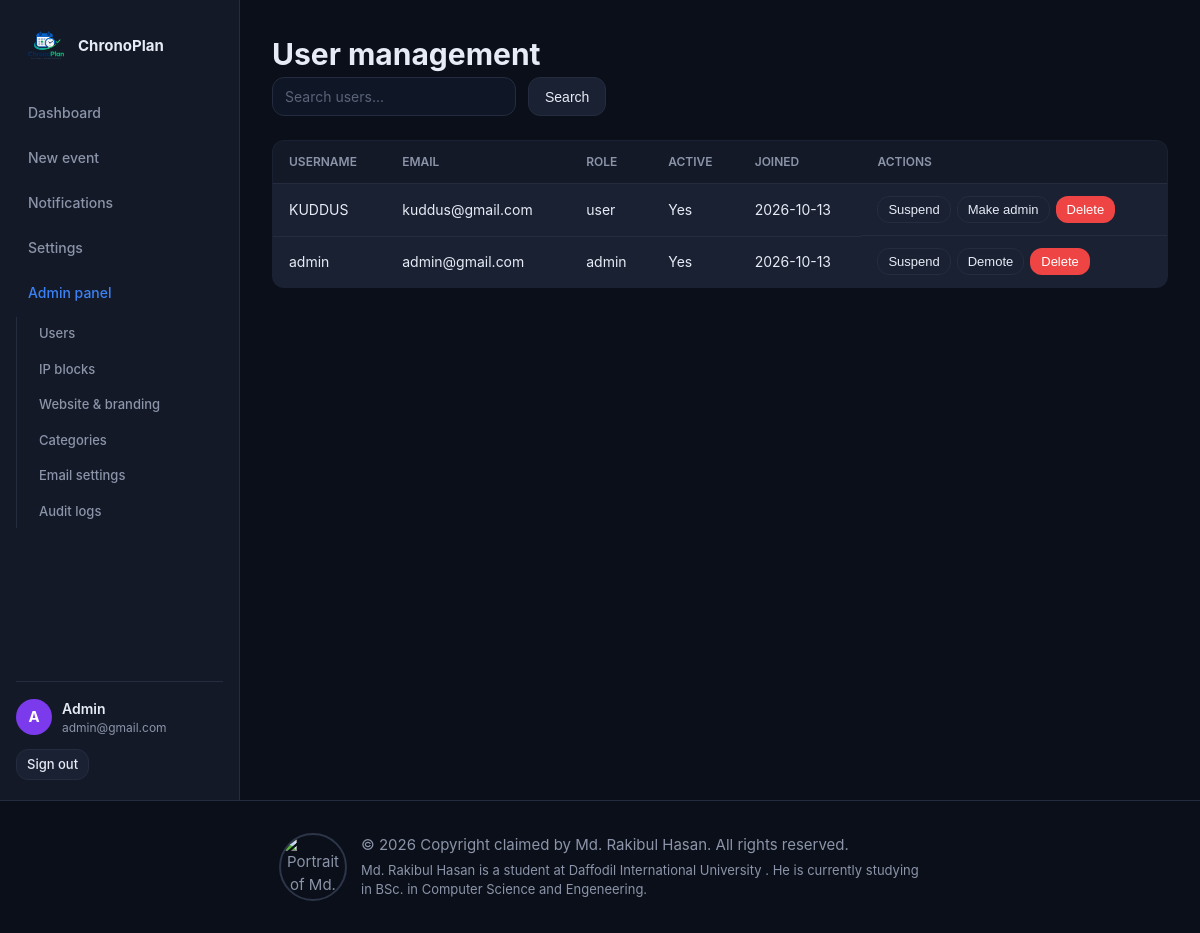
Page /admin/users (signed in) on the committed database.
### app.py (models this page shows, shortened)
class SiteSetting(db.Model):
    __tablename__ = 'site_settings'
    id = db.Column(db.Integer, primary_key=True)
    site_name = db.Column(db.String(120), default='ChronoPlan', nullable=False)
    site_tagline = db.Column(db.String(255), default='Plan ahead. Live in the moment.',
                             nullable=False)
    site_description = db.Column(db.Text,
        default='A personal countdown and goal management platform.', nullable=False)
    footer_text = db.Column(db.Text, default='', nullable=False)
    copyright_owner = db.Column(db.String(120), default='Md. Rakibul Hasan', nullable=False)
    logo_url = db.Column(db.String(255), default='', nullable=False)
    favicon_url = db.Column(db.String(255), default='', nullable=False)
    accent_color = db.Column(db.String(20), default='#7c3aed', nullable=False)
    default_theme = db.Column(db.String(10), default='dark', nullable=False)
    hero_title = db.Column(db.String(200), default='Count down to what matters.',
                           nullable=False)
    hero_subtitle = db.Column(db.Text,
        default="Track exams, deadlines, goals, and life's most important moments.",
        nullable=False)
    registration_enabled = db.Column(db.Boolean, default=True, nullable=False)
    maintenance_mode = db.Column(db.Boolean, default=False, nullable=False)
    default_timezone = db.Column(db.String(50), default='UTC', nullable=False)
    max_upload_mb = db.Column(db.Integer, default=16, nullable=False)
    contact_email = db.Column(db.String(120), default='', nullable=False)
    social_twitter = db.Column(db.String(255), default='', nullable=False)
    social_github = db.Column(db.String(255), default='', nullable=False)
    social_linkedin = db.Column(db.String(255), default='', nullable=False)
    updated_at = db.Column(db.DateTime, default=utcnow, onupdate=utcnow)
    @classmethod
    def get(cls):
        s = cls.query.first()
        if not s:
            s = cls()
            db.session.add(s)
            db.session.commit()
        return s

class User(UserMixin, db.Model):
    __tablename__ = 'users'
    id = db.Column(db.Integer, primary_key=True)
    name = db.Column(db.String(120), nullable=False)
    username = db.Column(db.String(80), unique=True, nullable=False, index=True)
    email = db.Column(db.String(255), unique=True, nullable=False, index=True)
    password_hash = db.Column(db.String(255), nullable=False)
    role = db.Column(db.String(20), default=Role.USER, nullable=False)
    is_active_user = db.Column(db.Boolean, default=True, nullable=False)
    profile_picture = db.Column(db.String(255), nullable=True)
    email_verified = db.Column(db.Boolean, default=False)
    created_at = db.Column(db.DateTime, default=utcnow, nullable=False)
    last_seen = db.Column(db.DateTime, default=utcnow, onupdate=utcnow)
    preferences = db.relationship('UserPreference', uselist=False,
                                  back_populates='user', cascade='all, delete-orphan')
    events = db.relationship('CountdownEvent', back_populates='user',
                             cascade='all, delete-orphan', lazy='dynamic')
    notifications = db.relationship('Notification', back_populates='user',
                                    cascade='all, delete-orphan', lazy='dynamic')
    @property
    def is_active(self):
        return self.is_active_user
    @property
    def is_admin(self):
        return self.role == Role.ADMIN

### app.py (the view)
@app.route('/admin/users')
@login_required
@admin_required
def admin_users():
    page = request.args.get('page', 1, type=int)
    search = request.args.get('q', '', type=str).strip()
    q = User.query
    if search:
        q = q.filter(User.username.ilike(f'%{search}%') |
                     User.email.ilike(f'%{search}%'))
    pagination = q.order_by(User.created_at.desc()) \
        .paginate(page=page, per_page=20, error_out=False)
    return render_template('admin/users.html',
        users=pagination.items, pagination=pagination, search=search)

### app.py (called while the page is built)
def admin_required(f):
    @wraps(f)
    def decorated(*args, **kwargs):
        if not current_user.is_authenticated:
            abort(401)
        if not current_user.is_admin:
            abort(403)
        return f(*args, **kwargs)
    return decorated

def get_settings():
    return SiteSetting.get()

@login_manager.user_loader
def load_user(user_id):
    return User.query.get(int(user_id))

@app.context_processor
def inject_unread_notifications():
    unread = 0
    if current_user.is_authenticated:
        unread = Notification.query.filter_by(
            user_id=current_user.id, is_read=False
        ).count()
    return {'unread_notifications': unread}

@app.before_request
def reject_blocked_ip():
    remote_addr = request.remote_addr
    if not remote_addr:
        return
    try:
        address = ipaddress.ip_address(remote_addr).compressed
    except ValueError:
        return
    if BlockedIP.query.filter_by(address=address).first():
        abort(403)

@app.after_request
def add_security_headers(resp):
    resp.headers.setdefault('X-Content-Type-Options', 'nosniff')
    resp.headers.setdefault('X-Frame-Options', 'SAMEORIGIN')
    resp.headers.setdefault('X-XSS-Protection', '1; mode=block')
    resp.headers.setdefault('Referrer-Policy',
                           'strict-origin-when-cross-origin')
    return resp

@app.before_request
def check_maintenance():
    try:
        s = get_settings()
        if s.maintenance_mode:
            public = ['static', 'serve_upload', 'login']
            if request.endpoint and request.endpoint not in public:
                if not (current_user.is_authenticated and current_user.is_admin):
                    return render_template('errors/maintenance.html'), 503
    except Exception:
        pass

@app.before_request
def admin_gate():
    if request.endpoint and request.endpoint.startswith('admin_'):
        if not current_user.is_authenticated:
            return redirect(url_for('login', next=request.url))
        if not current_user.is_admin:
            abort(403)

### templates/admin/users.html (shortened to what this page needs)
{% extends 'dashboard_base.html' %}
{% block dashboard_content %}
<h1>User management</h1>
<form class="filter-bar" method="get">
  <input type="text" name="q" value="{{ search }}" placeholder="Search users..." class="input">
  <button class="btn btn-ghost">Search</button>
</form>
<table class="admin-table">
  <thead><tr><th>Username</th><th>Email</th><th>Role</th><th>Active</th><th>Joined</th><th>Actions</th></tr></thead>
  <tbody>
    {% for u in users %}
    <tr>
      <td>{{ u.username }}</td><td>{{ u.email }}</td><td>{{ u.role }}</td>
      <td>{{ 'Yes' if u.is_active_user else 'No' }}</td>
      <td>{{ u.created_at.strftime('%Y-%m-%d') }}</td>
      <td class="action-cell">
        <form method="post" action="{{ url_for('admin_toggle_user_active', user_id=u.id) }}" style="display:inline">
          <button class="btn btn-ghost btn-sm">{{ 'Activate' if not u.is_active_user else 'Suspend' }}</button>
        </form>
        <form method="post" action="{{ url_for('admin_toggle_admin', user_id=u.id) }}" style="display:inline">
          <button class="btn btn-ghost btn-sm">{{ 'Make admin' if u.role == 'user' else 'Demote' }}</button>
        </form>
        <form method="post" action="{{ url_for('admin_delete_user', user_id=u.id) }}" style="display:inline" class="confirm-delete">
          <button class="btn btn-danger btn-sm">Delete</button>
        </form>
      </td>
    </tr>
    {% endfor %}
  </tbody>
</table>
{% endblock %}

### templates/dashboard_base.html (shortened to what this page needs)
{% extends 'base.html' %}
{% block layout %}
<div class="app-shell">
  <aside class="sidebar">
    <a class="sidebar-brand" href="{{ url_for('dashboard_index') }}">
      {% if logo_url %}
      <img src="/uploads/{{ logo_url }}" alt="{{ site_name }}" class="sidebar-logo">
      {% else %}
      <span class="brand-mark small"></span>
      {% endif %}
      <span>{{ site_name }}</span>
    </a>
    <nav class="sidebar-nav">
      <a href="{{ url_for('dashboard_index') }}" class="sidebar-link">Dashboard</a>
      <a href="{{ url_for('new_event') }}" class="sidebar-link">New event</a>
      <a href="{{ url_for('notifications') }}" class="sidebar-link">
        Notifications
      </a>
      <a href="{{ url_for('dashboard_settings') }}" class="sidebar-link">Settings</a>
      {% if current_user.is_admin %}
      <a href="{{ url_for('admin_overview') }}" class="sidebar-link admin-link">Admin panel</a>
      <div class="sidebar-admin-links" aria-label="Administration">
        <a href="{{ url_for('admin_users') }}" class="sidebar-link">Users</a>
        <a href="{{ url_for('admin_ip_blocks') }}" class="sidebar-link">IP blocks</a>
        <a href="{{ url_for('admin_branding') }}" class="sidebar-link">Website & branding</a>
        <a href="{{ url_for('admin_categories') }}" class="sidebar-link">Categories</a>
        <a href="{{ url_for('admin_smtp') }}" class="sidebar-link">Email settings</a>
        <a href="{{ url_for('admin_audit_logs') }}" class="sidebar-link">Audit logs</a>
      </div>
      {% endif %}
    </nav>
    <div class="sidebar-footer">
      <div class="user-chip">
        {% if current_user.profile_picture %}
        <img src="/uploads/{{ current_user.profile_picture }}" class="avatar">
        {% else %}
        <span class="avatar placeholder">{{ current_user.name[0]|upper }}</span>
        {% endif %}
        <div>
          <div class="user-name">{{ current_user.name }}</div>
          <div class="user-email muted">{{ current_user.email }}</div>
        </div>
      </div>
      <a href="{{ url_for('logout') }}" class="btn btn-ghost btn-sm">Sign out</a>
    </div>
  </aside>
  <main class="main-content">
    {% block dashboard_content %}{% endblock %}
  </main>
</div>
{% endblock %}

### templates/base.html (shortened to what this page needs)
<!DOCTYPE html>
<html lang="en" data-theme="{{ current_user.preferences.theme if current_user.is_authenticated and current_user.preferences else default_theme }}">
<head>
  <link rel="stylesheet" href="{{ url_for('static', filename='css/main.css') }}">
</head>
<body>
  {% block layout %}{% endblock %}
  <footer class="site-footer">
    <div class="container footer-content">
      <p class="copyright-credit">
        <img class="copyright-portrait"
             src="{{ url_for('static', filename='images/copyright-holder.jpe') }}"
             alt="Portrait of {{ copyright_owner }}">
        <span class="copyright-details">
          <span>© {{ current_year }} Copyright claimed by {{ copyright_owner }}. All rights reserved.</span>
          <span class="copyright-description">Md. Rakibul Hasan is a student at Daffodil International University . He is currently studying in BSc. in Computer Science and Engeneering.</span>
        </span>
      </p>
    </div>
  </footer>
</body>
</html>

### rows in the picture
SiteSetting: logo_url (picture), site_name "ChronoPlan", copyright_owner "Md. Rakibul Hasan"
User: name "A", name "Admin", email "admin@gmail.com", username "admin", role "admin", is_active_user "Yes", created_at "2026-10-13", is_active_user "Suspend", role "Demote"
User: username "KUDDUS", email "kuddus@gmail.com", role "user", is_active_user "Yes", created_at "2026-10-13", is_active_user "Suspend", role "Make admin"
